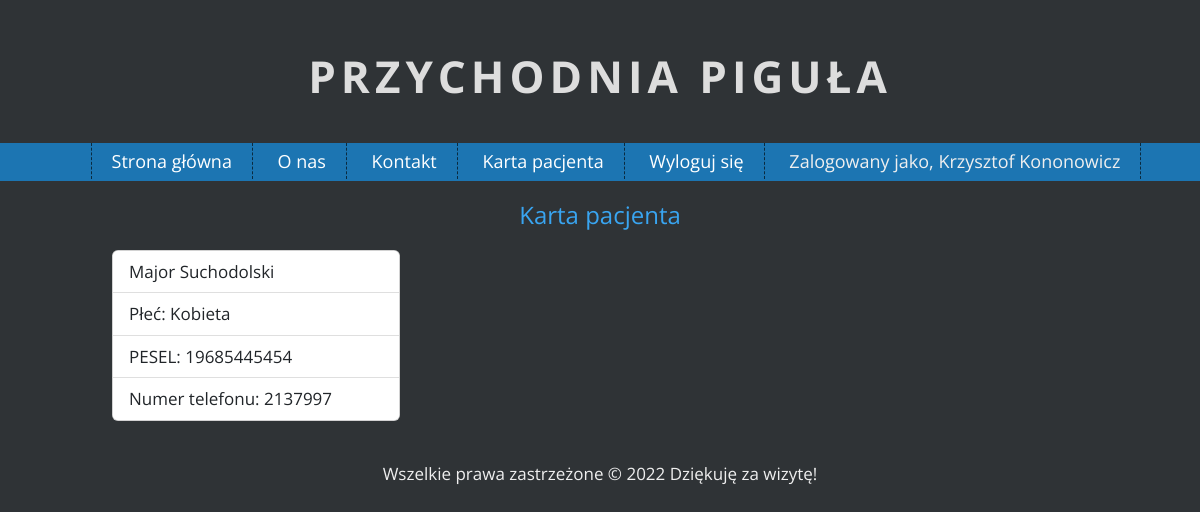
/user-details/2 (signed in), run on the app's committed database.
### app/models.py (models this page shows, shortened)
class Patient(UserMixin, db.Model):
    __tablename__ = "patient"
    id = db.Column(db.Integer, primary_key=True)
    name = db.Column(db.String(80), unique=False, nullable=False)
    surname = db.Column(db.String(80), unique=False, nullable=False)
    password = db.Column(db.String(80), unique=False, nullable=False)
    sex = db.Column(db.Boolean, unique=False, nullable=False)
    email = db.Column(db.String(120), unique=True, nullable=False)
    pesel = db.Column(db.String(80), unique=True, nullable=False)
    phone = db.Column(db.String(80), unique=True, nullable=False)
    doctor = db.relationship('Doctor', secondary='visit', back_populates='patient')
    def get_type(self):
        return self.__tablename__
    def get_id(self):
        return str(self.id)

### app/views.py (the view)
@views.route('/user-details/<id>', methods=['GET', 'POST'])
@login_required
def userDetails(id):
    users = Patient.query.filter_by(id=id)
    return render_template('user-details.html', users=users)

### loginmanager.py (called while the page is built)
@login_manager.user_loader
def load_user(user_id):
    login_type = session.get('login_type')
    if login_type == "doctor":
        return Doctor.query.get(int(user_id))
    else:
        return Patient.query.get(int(user_id))

### app/templates/user-details.html
{% extends "index.html" %}
{% block content %}
<div class="container my_gap">
    <h2 style="text-align: center">Karta pacjenta</h2>
</div>
<div class="container my_gap">
    {% for user in users %}
    <div class="card" style="width: 18rem;">
  <ul class="list-group list-group-flush">
      <li class="list-group-item">{{ user.name }} {{ user.surname }}</li>
      {% if user.sex == "0" %}
        <li class="list-group-item">Płeć: Mężczyzna</li>
      {% else %}
        <li class="list-group-item">Płeć: Kobieta</li>
      {% endif %}
    <li class="list-group-item">PESEL: {{ user.pesel }}</li>
    <li class="list-group-item">Numer telefonu: {{ user.phone }}</li>
  </ul>
    </div>
    {% endfor %}
</div>
{% endblock %}

### app/templates/index.html (shortened to what this page needs)
<!DOCTYPE html>
<html lang="pl">
<head>
    <link rel="stylesheet" href="https://cdn.jsdelivr.net/npm/bootstrap@5.2.2/dist/css/bootstrap.min.css"
>
    <link rel="stylesheet" href="{{ url_for('static', filename='css/main.css') }}">
    <link rel="stylesheet" href="{{ url_for('static', filename='css/fontello.css') }}">
</head>
<body>
<h1 class="logo">Przychodnia piguła </h1>
<nav id="topnav">
    <ul class="menu">
        <li><a href="{{ url_for('views.home') }}">Strona główna</a></li>
        <li><a href="#">O nas</a></li>
        <li><a href="#">Kontakt</a></li>
        {% if current_user.is_authenticated %}
            {% if current_user.get_type() == "patient" %}
                <li><a href="{{ url_for('views.userDetails', id=current_user.get_id()) }}">Karta pacjenta</a></li>
            {% endif %}
            <li><a href="{{ url_for('views.logout') }}">Wyloguj się</a></li>
            <li style="text-align: right">Zalogowany jako, {{ current_user.name }} {{ current_user.surname }}</li>
        {% endif %}
    </ul>
</nav>
<div id="content">
    {% block content %}
    {% endblock %}
</div>
<div class="info">
    Wszelkie prawa zastrzeżone &copy; 2022 Dziękuję za wizytę!
</div>
</body>
</html>

### app/static/css/main.css (style rules this page uses)
body { margin: 0; background-color: #2F3336; color: #efefef; font-family: 'Open Sans', sans-serif; font-size: 17px; }
h1.logo { font-size: 44px; font-weight: 700; color: #ddd; text-align: center; text-transform: uppercase; letter-spacing: 5px; margin-top: 50px; margin-bottom: 40px; }
#topnav { background-color: #1c75b2; text-align: center; }
.menu { list-style-type: none; margin: 0; padding: 10; font-size: 18px; min-height: 38px; line-height: 200%; }
.menu > li { display: inline-block; padding-left: 20px; padding-right: 20px; border-right: 1px dashed #0a2b40; }
.menu > li:first-child { border-left: 1px dashed #0a2b40; }
.menu a { color: #fff; text-decoration: none; }
h1 { font-size: 44px; font-weight: 400; color:#39a5f1; margin-bottom: 20px; }
h2 { font-size: 24px ; font-weight: 400; color: #39a5f1; }
.info { margin-left: auto; margin-right: auto; text-align: center; padding: 20px; }
.container { margin-left: auto; margin-right: auto; width: 1000px; }
.my_gap { margin-top: 20px; margin-bottom: 20px; }

### data on the page
Patient: name "Krzysztof", surname "Kononowicz"
Patient: name "Major", surname "Suchodolski", sex "Płeć: Kobieta", pesel "19685445454", phone "2137997"
